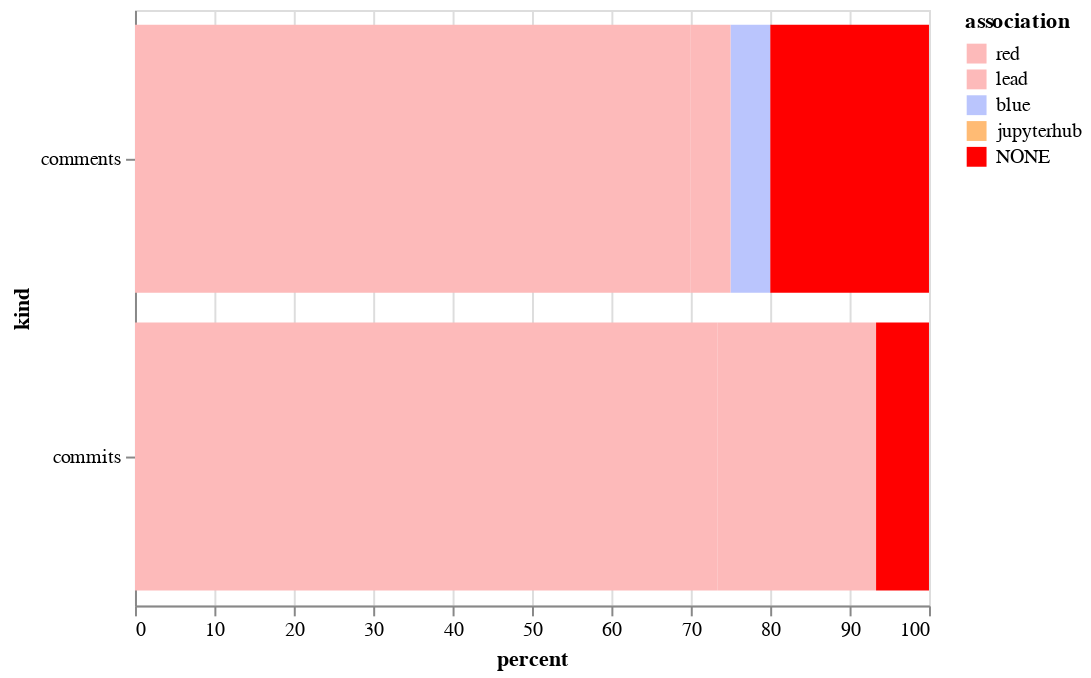

The notebook cell this image was saved under:
### Code cell
alt.Chart(sum_both).mark_bar().encode(
    x='percent',
    y='kind',
    color=alt.Color('association', sort=["CONTRIBUTOR", "MEMBER", "NONE"], scale=color_scale)
)

### Figure 1 — Vega-Lite specification as saved in the notebook (floating-point values rounded to 4 significant figures)
{"$schema": "https://vega.github.io/schema/vega-lite/v2.6.0.json", "config": {"view": {"height": 300, "width": 400}}, "data": {"name": "data-f6ef67271cd01686c2e5b8d24bf5623c"}, "datasets": {"data-f6ef67271cd01686c2e5b8d24bf5623c": [{"association": "NONE", "kind": "comments", "percent": 20.0}, {"association": "blue", "kind": "comments", "percent": 5.0}, {"association": "lead", "kind": "comments", "percent": 5.0}, {"association": "red", "kind": "comments", "percent": 70.0}, {"association": "NONE", "kind": "commits", "percent": 6.667}, {"association": "lead", "kind": "commits", "percent": 20.0}, {"association": "red", "kind": "commits", "percent": 73.33}]}, "encoding": {"color": {"field": "association", "scale": {"domain": ["red", "lead", "blue", "jupyterhub", "NONE"], "range": ["#fdbaba", "#fdbaba", "#bac5fd", "#ffbb74", "red"]}, "sort": ["CONTRIBUTOR", "MEMBER", "NONE"], "type": "nominal"}, "x": {"field": "percent", "type": "quantitative"}, "y": {"field": "kind", "type": "nominal"}}, "mark": "bar"}
